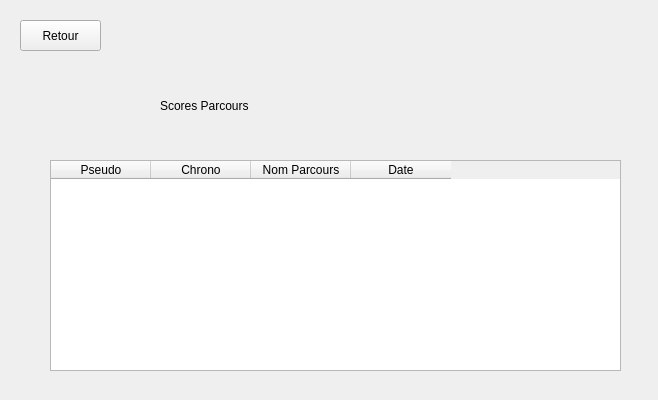
<?xml version="1.0" encoding="UTF-8"?>
<ui version="4.0">
 <class>scoresUsrParcoursMenuClass</class>
 <widget class="QWidget" name="scoresUsrParcoursMenuClass">
  <property name="geometry">
   <rect>
    <x>0</x>
    <y>0</y>
    <width>658</width>
    <height>400</height>
   </rect>
  </property>
  <property name="windowTitle">
   <string>Form</string>
  </property>
  <widget class="QPushButton" name="pushButton_Back">
   <property name="geometry">
    <rect>
     <x>20</x>
     <y>20</y>
     <width>81</width>
     <height>31</height>
    </rect>
   </property>
   <property name="text">
    <string>Retour</string>
   </property>
  </widget>
  <widget class="QLabel" name="label_Titre">
   <property name="geometry">
    <rect>
     <x>160</x>
     <y>70</y>
     <width>381</width>
     <height>71</height>
    </rect>
   </property>
   <property name="text">
    <string>Scores Parcours</string>
   </property>
  </widget>
  <widget class="QTableWidget" name="tableWidget_Parcours">
   <property name="geometry">
    <rect>
     <x>50</x>
     <y>160</y>
     <width>571</width>
     <height>211</height>
    </rect>
   </property>
   <property name="editTriggers">
    <set>QAbstractItemView::NoEditTriggers</set>
   </property>
   <column>
    <property name="text">
     <string>Pseudo</string>
    </property>
   </column>
   <column>
    <property name="text">
     <string>Chrono</string>
    </property>
   </column>
   <column>
    <property name="text">
     <string>Nom Parcours</string>
    </property>
   </column>
   <column>
    <property name="text">
     <string>Date</string>
    </property>
   </column>
  </widget>
 </widget>
 <resources/>
 <connections/>
</ui>
